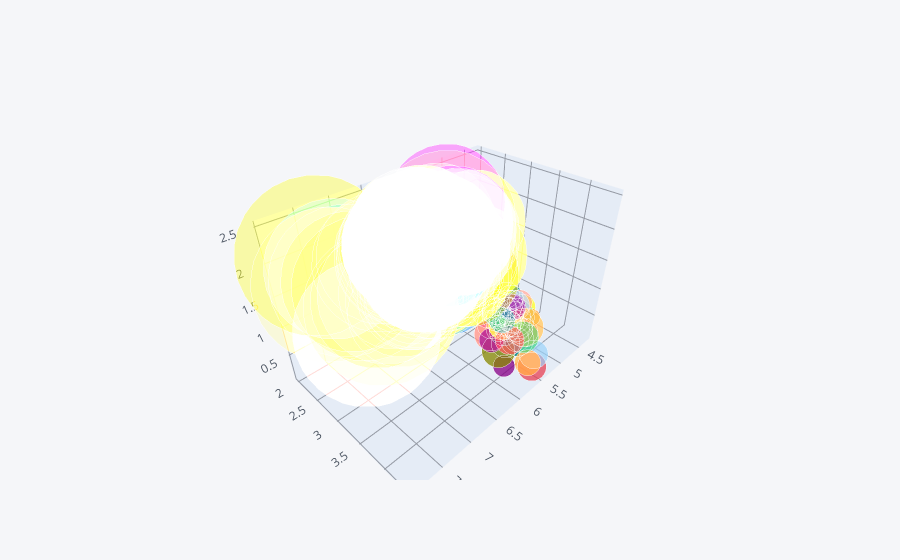

This figure's notebook cell:
### Code cell
df.iplot(x="sepal_length" , y = "sepal_width", z= 'petal_width',size= "petal_length", kind= 'bubble3d')
#for 3d graph we need x,y ,z value.

### Figure 1 — Plotly figure (JSON) as saved in the notebook; plotly's stock layout.template omitted (floating-point values rounded to 4 significant figures; data arrays with more than 128 entries replaced by an {"elided": "..."} marker saying what was removed)
{"data": [{"marker": {"color": {"elided": "150 str values"}, "opacity": 0.8, "size": {"elided": "150 int values"}, "symbol": "circle"}, "mode": "markers", "text": {"elided": "150 str values"}, "type": "scatter3d", "x": {"elided": "150 float values"}, "y": {"elided": "150 float values"}, "z": {"elided": "150 float values"}}], "layout": {"legend": {"bgcolor": "#F5F6F9", "font": {"color": "#4D5663"}}, "paper_bgcolor": "#F5F6F9", "plot_bgcolor": "#F5F6F9", "scene": {"xaxis": {"gridcolor": "#9499A3", "showgrid": true, "tickfont": {"color": "#4D5663"}, "title": {"font": {"color": "#4D5663"}, "text": ""}, "zerolinecolor": "#9499A3"}, "yaxis": {"gridcolor": "#9499A3", "showgrid": true, "tickfont": {"color": "#4D5663"}, "title": {"font": {"color": "#4D5663"}, "text": ""}, "zerolinecolor": "#9499A3"}, "zaxis": {"gridcolor": "#9499A3", "showgrid": true, "tickfont": {"color": "#4D5663"}, "title": {"font": {"color": "#4D5663"}, "text": ""}, "zerolinecolor": "#9499A3"}}, "title": {"font": {"color": "#4D5663"}}}}
